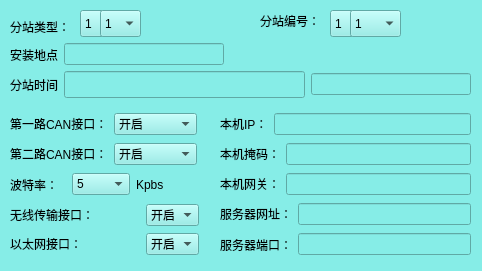
<?xml version="1.0" encoding="UTF-8"?>
<ui version="4.0">
 <class>Substation</class>
 <widget class="QDialog" name="Substation">
  <property name="geometry">
   <rect>
    <x>0</x>
    <y>0</y>
    <width>482</width>
    <height>271</height>
   </rect>
  </property>
  <property name="windowTitle">
   <string>Dialog</string>
  </property>
  <property name="styleSheet">
   <string notr="true">background-color: rgb(134,237,231);</string>
  </property>
  <widget class="QWidget" name="layoutWidget">
   <property name="geometry">
    <rect>
     <x>10</x>
     <y>170</y>
     <width>181</width>
     <height>29</height>
    </rect>
   </property>
   <layout class="QHBoxLayout" name="horizontalLayout_7">
    <item>
     <widget class="QLabel" name="label_7">
      <property name="text">
       <string>波特率：</string>
      </property>
     </widget>
    </item>
    <item>
     <widget class="QComboBox" name="CAN2_rate">
      <item>
       <property name="text">
        <string>5</string>
       </property>
      </item>
      <item>
       <property name="text">
        <string>10</string>
       </property>
      </item>
      <item>
       <property name="text">
        <string>100</string>
       </property>
      </item>
      <item>
       <property name="text">
        <string>1000</string>
       </property>
      </item>
     </widget>
    </item>
    <item>
     <widget class="QLabel" name="label_11">
      <property name="text">
       <string>Kpbs</string>
      </property>
     </widget>
    </item>
   </layout>
  </widget>
  <widget class="QWidget" name="layoutWidget">
   <property name="geometry">
    <rect>
     <x>220</x>
     <y>110</y>
     <width>251</width>
     <height>29</height>
    </rect>
   </property>
   <layout class="QHBoxLayout" name="horizontalLayout_8">
    <item>
     <widget class="QLabel" name="label_12">
      <property name="text">
       <string>&lt;html&gt;&lt;head/&gt;&lt;body&gt;&lt;p&gt;本机IP：&lt;/p&gt;&lt;/body&gt;&lt;/html&gt;</string>
      </property>
     </widget>
    </item>
    <item>
     <widget class="QLineEdit" name="IP"/>
    </item>
   </layout>
  </widget>
  <widget class="QWidget" name="layoutWidget">
   <property name="geometry">
    <rect>
     <x>220</x>
     <y>140</y>
     <width>251</width>
     <height>29</height>
    </rect>
   </property>
   <layout class="QHBoxLayout" name="horizontalLayout_9">
    <item>
     <widget class="QLabel" name="label_13">
      <property name="text">
       <string>&lt;html&gt;&lt;head/&gt;&lt;body&gt;&lt;p&gt;本机掩码：&lt;/p&gt;&lt;/body&gt;&lt;/html&gt;</string>
      </property>
     </widget>
    </item>
    <item>
     <widget class="QLineEdit" name="YanMan"/>
    </item>
   </layout>
  </widget>
  <widget class="QWidget" name="layoutWidget">
   <property name="geometry">
    <rect>
     <x>220</x>
     <y>170</y>
     <width>251</width>
     <height>29</height>
    </rect>
   </property>
   <layout class="QHBoxLayout" name="horizontalLayout_10">
    <item>
     <widget class="QLabel" name="label_10">
      <property name="text">
       <string>&lt;html&gt;&lt;head/&gt;&lt;body&gt;&lt;p&gt;本机网关：&lt;/p&gt;&lt;/body&gt;&lt;/html&gt;</string>
      </property>
     </widget>
    </item>
    <item>
     <widget class="QLineEdit" name="WangGuan"/>
    </item>
   </layout>
  </widget>
  <widget class="QWidget" name="layoutWidget">
   <property name="geometry">
    <rect>
     <x>220</x>
     <y>200</y>
     <width>251</width>
     <height>29</height>
    </rect>
   </property>
   <layout class="QHBoxLayout" name="horizontalLayout_11">
    <item>
     <widget class="QLabel" name="label_15">
      <property name="text">
       <string>&lt;html&gt;&lt;head/&gt;&lt;body&gt;&lt;p&gt;服务器网址：&lt;/p&gt;&lt;/body&gt;&lt;/html&gt;</string>
      </property>
     </widget>
    </item>
    <item>
     <widget class="QLineEdit" name="SERVER_NET"/>
    </item>
   </layout>
  </widget>
  <widget class="QWidget" name="layoutWidget">
   <property name="geometry">
    <rect>
     <x>220</x>
     <y>230</y>
     <width>251</width>
     <height>29</height>
    </rect>
   </property>
   <layout class="QHBoxLayout" name="horizontalLayout_12">
    <item>
     <widget class="QLabel" name="label_14">
      <property name="text">
       <string>服务器端口：</string>
      </property>
     </widget>
    </item>
    <item>
     <widget class="QLineEdit" name="SERVER_PORT"/>
    </item>
   </layout>
  </widget>
  <widget class="QWidget" name="layoutWidget">
   <property name="geometry">
    <rect>
     <x>10</x>
     <y>230</y>
     <width>189</width>
     <height>29</height>
    </rect>
   </property>
   <layout class="QHBoxLayout" name="horizontalLayout_6">
    <item>
     <widget class="QLabel" name="label_9">
      <property name="text">
       <string>&lt;html&gt;&lt;head/&gt;&lt;body&gt;&lt;p&gt;以太网接口：&lt;/p&gt;&lt;/body&gt;&lt;/html&gt;</string>
      </property>
     </widget>
    </item>
    <item>
     <spacer name="horizontalSpacer">
      <property name="orientation">
       <enum>Qt::Horizontal</enum>
      </property>
      <property name="sizeHint" stdset="0">
       <size>
        <width>40</width>
        <height>20</height>
       </size>
      </property>
     </spacer>
    </item>
    <item>
     <widget class="QComboBox" name="Ethernet">
      <item>
       <property name="text">
        <string>开启</string>
       </property>
      </item>
      <item>
       <property name="text">
        <string>关闭</string>
       </property>
      </item>
     </widget>
    </item>
   </layout>
  </widget>
  <widget class="QWidget" name="layoutWidget">
   <property name="geometry">
    <rect>
     <x>10</x>
     <y>110</y>
     <width>187</width>
     <height>29</height>
    </rect>
   </property>
   <layout class="QHBoxLayout" name="horizontalLayout_3">
    <item>
     <widget class="QLabel" name="label_3">
      <property name="text">
       <string>&lt;html&gt;&lt;head/&gt;&lt;body&gt;&lt;p&gt;第一路CAN接口：&lt;/p&gt;&lt;/body&gt;&lt;/html&gt;</string>
      </property>
     </widget>
    </item>
    <item>
     <widget class="QComboBox" name="CAN1">
      <item>
       <property name="text">
        <string>开启</string>
       </property>
      </item>
      <item>
       <property name="text">
        <string>关闭</string>
       </property>
      </item>
     </widget>
    </item>
   </layout>
  </widget>
  <widget class="QWidget" name="layoutWidget">
   <property name="geometry">
    <rect>
     <x>10</x>
     <y>140</y>
     <width>187</width>
     <height>29</height>
    </rect>
   </property>
   <layout class="QHBoxLayout" name="horizontalLayout_4">
    <item>
     <widget class="QLabel" name="label_5">
      <property name="text">
       <string>&lt;html&gt;&lt;head/&gt;&lt;body&gt;&lt;p&gt;第二路CAN接口：&lt;/p&gt;&lt;/body&gt;&lt;/html&gt;</string>
      </property>
     </widget>
    </item>
    <item>
     <widget class="QComboBox" name="CAN2">
      <item>
       <property name="text">
        <string>开启</string>
       </property>
      </item>
      <item>
       <property name="text">
        <string>关闭</string>
       </property>
      </item>
     </widget>
    </item>
   </layout>
  </widget>
  <widget class="QWidget" name="layoutWidget">
   <property name="geometry">
    <rect>
     <x>10</x>
     <y>200</y>
     <width>189</width>
     <height>31</height>
    </rect>
   </property>
   <layout class="QHBoxLayout" name="horizontalLayout_5">
    <item>
     <widget class="QLabel" name="label_6">
      <property name="text">
       <string>&lt;html&gt;&lt;head/&gt;&lt;body&gt;&lt;p&gt;无线传输接口：&lt;/p&gt;&lt;/body&gt;&lt;/html&gt;</string>
      </property>
     </widget>
    </item>
    <item>
     <spacer name="horizontalSpacer_2">
      <property name="orientation">
       <enum>Qt::Horizontal</enum>
      </property>
      <property name="sizeHint" stdset="0">
       <size>
        <width>40</width>
        <height>20</height>
       </size>
      </property>
     </spacer>
    </item>
    <item>
     <widget class="QComboBox" name="Wireless">
      <item>
       <property name="text">
        <string>开启</string>
       </property>
      </item>
      <item>
       <property name="text">
        <string>关闭</string>
       </property>
      </item>
     </widget>
    </item>
   </layout>
  </widget>
  <widget class="QLabel" name="label_19">
   <property name="geometry">
    <rect>
     <x>260</x>
     <y>10</y>
     <width>71</width>
     <height>21</height>
    </rect>
   </property>
   <property name="text">
    <string>分站编号：</string>
   </property>
  </widget>
  <widget class="QComboBox" name="FenZhan_type_shi">
   <property name="geometry">
    <rect>
     <x>80</x>
     <y>10</y>
     <width>41</width>
     <height>27</height>
    </rect>
   </property>
   <item>
    <property name="text">
     <string>1</string>
    </property>
   </item>
   <item>
    <property name="text">
     <string>2</string>
    </property>
   </item>
   <item>
    <property name="text">
     <string>3</string>
    </property>
   </item>
   <item>
    <property name="text">
     <string>4</string>
    </property>
   </item>
   <item>
    <property name="text">
     <string>5</string>
    </property>
   </item>
   <item>
    <property name="text">
     <string>6</string>
    </property>
   </item>
   <item>
    <property name="text">
     <string>7</string>
    </property>
   </item>
   <item>
    <property name="text">
     <string>8</string>
    </property>
   </item>
   <item>
    <property name="text">
     <string>9</string>
    </property>
   </item>
  </widget>
  <widget class="QComboBox" name="FenZhan_NUMBER_shi">
   <property name="geometry">
    <rect>
     <x>330</x>
     <y>10</y>
     <width>51</width>
     <height>27</height>
    </rect>
   </property>
   <item>
    <property name="text">
     <string>1</string>
    </property>
   </item>
   <item>
    <property name="text">
     <string>2</string>
    </property>
   </item>
   <item>
    <property name="text">
     <string>3</string>
    </property>
   </item>
   <item>
    <property name="text">
     <string>4</string>
    </property>
   </item>
   <item>
    <property name="text">
     <string>5</string>
    </property>
   </item>
   <item>
    <property name="text">
     <string>6</string>
    </property>
   </item>
   <item>
    <property name="text">
     <string>7</string>
    </property>
   </item>
   <item>
    <property name="text">
     <string>8</string>
    </property>
   </item>
   <item>
    <property name="text">
     <string>9</string>
    </property>
   </item>
  </widget>
  <widget class="QLabel" name="label_17">
   <property name="geometry">
    <rect>
     <x>10</x>
     <y>16</y>
     <width>71</width>
     <height>21</height>
    </rect>
   </property>
   <property name="text">
    <string>分站类型：</string>
   </property>
  </widget>
  <widget class="QComboBox" name="FenZhan_type_ge">
   <property name="geometry">
    <rect>
     <x>100</x>
     <y>10</y>
     <width>41</width>
     <height>27</height>
    </rect>
   </property>
   <item>
    <property name="text">
     <string>1</string>
    </property>
   </item>
   <item>
    <property name="text">
     <string>2</string>
    </property>
   </item>
   <item>
    <property name="text">
     <string>3</string>
    </property>
   </item>
   <item>
    <property name="text">
     <string>4</string>
    </property>
   </item>
   <item>
    <property name="text">
     <string>5</string>
    </property>
   </item>
   <item>
    <property name="text">
     <string>6</string>
    </property>
   </item>
   <item>
    <property name="text">
     <string>7</string>
    </property>
   </item>
   <item>
    <property name="text">
     <string>8</string>
    </property>
   </item>
   <item>
    <property name="text">
     <string>9</string>
    </property>
   </item>
  </widget>
  <widget class="QComboBox" name="FenZhan_NUMBER_ge">
   <property name="geometry">
    <rect>
     <x>350</x>
     <y>10</y>
     <width>51</width>
     <height>27</height>
    </rect>
   </property>
   <item>
    <property name="text">
     <string>1</string>
    </property>
   </item>
   <item>
    <property name="text">
     <string>2</string>
    </property>
   </item>
   <item>
    <property name="text">
     <string>3</string>
    </property>
   </item>
   <item>
    <property name="text">
     <string>4</string>
    </property>
   </item>
   <item>
    <property name="text">
     <string>5</string>
    </property>
   </item>
   <item>
    <property name="text">
     <string>6</string>
    </property>
   </item>
   <item>
    <property name="text">
     <string>7</string>
    </property>
   </item>
   <item>
    <property name="text">
     <string>8</string>
    </property>
   </item>
   <item>
    <property name="text">
     <string>9</string>
    </property>
   </item>
  </widget>
  <widget class="QWidget" name="">
   <property name="geometry">
    <rect>
     <x>10</x>
     <y>40</y>
     <width>214</width>
     <height>29</height>
    </rect>
   </property>
   <layout class="QHBoxLayout" name="horizontalLayout">
    <item>
     <widget class="QLabel" name="label_18">
      <property name="text">
       <string>安装地点</string>
      </property>
     </widget>
    </item>
    <item>
     <widget class="QLineEdit" name="location"/>
    </item>
   </layout>
  </widget>
  <widget class="QWidget" name="">
   <property name="geometry">
    <rect>
     <x>10</x>
     <y>70</y>
     <width>461</width>
     <height>29</height>
    </rect>
   </property>
   <layout class="QHBoxLayout" name="horizontalLayout_2">
    <item>
     <widget class="QLabel" name="label_8">
      <property name="text">
       <string>分站时间</string>
      </property>
     </widget>
    </item>
    <item>
     <widget class="QLineEdit" name="time">
      <property name="minimumSize">
       <size>
        <width>241</width>
        <height>27</height>
       </size>
      </property>
      <property name="maximumSize">
       <size>
        <width>241</width>
        <height>27</height>
       </size>
      </property>
      <property name="text">
       <string/>
      </property>
     </widget>
    </item>
    <item>
     <widget class="QLineEdit" name="week"/>
    </item>
   </layout>
  </widget>
  <zorder>week</zorder>
  <zorder>label_8</zorder>
  <zorder>time</zorder>
  <zorder>label_17</zorder>
  <zorder>layoutWidget</zorder>
  <zorder>layoutWidget</zorder>
  <zorder>layoutWidget</zorder>
  <zorder>layoutWidget</zorder>
  <zorder>layoutWidget</zorder>
  <zorder>layoutWidget</zorder>
  <zorder>layoutWidget</zorder>
  <zorder>layoutWidget</zorder>
  <zorder>layoutWidget</zorder>
  <zorder>layoutWidget</zorder>
  <zorder>label_19</zorder>
  <zorder>label_18</zorder>
  <zorder>location</zorder>
  <zorder>FenZhan_type_shi</zorder>
  <zorder>FenZhan_NUMBER_shi</zorder>
  <zorder>FenZhan_type_ge</zorder>
  <zorder>FenZhan_NUMBER_ge</zorder>
 </widget>
 <tabstops>
  <tabstop>FenZhan_type_shi</tabstop>
  <tabstop>FenZhan_type_ge</tabstop>
  <tabstop>FenZhan_NUMBER_shi</tabstop>
  <tabstop>location</tabstop>
  <tabstop>time</tabstop>
  <tabstop>week</tabstop>
  <tabstop>CAN1</tabstop>
  <tabstop>CAN2</tabstop>
  <tabstop>CAN2_rate</tabstop>
  <tabstop>Wireless</tabstop>
  <tabstop>Ethernet</tabstop>
  <tabstop>YanMan</tabstop>
  <tabstop>IP</tabstop>
  <tabstop>SERVER_NET</tabstop>
  <tabstop>WangGuan</tabstop>
  <tabstop>SERVER_PORT</tabstop>
 </tabstops>
 <resources/>
 <connections/>
</ui>
